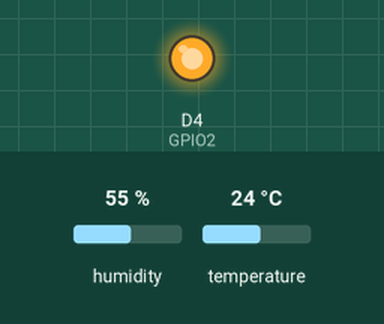
This sketch was run on a simulated ESP8266 (NodeMCU). Shown: output pins drawn as LEDs (lit = HIGH). Inputs (shaded band) come from the test bench; at power-on: humidity 55 %, temperature 24 °C. No radio packets arrive unless stated; what the sketch prints to the serial monitor is not drawn.

Above: at 1.06 s.
At 16.0 s:
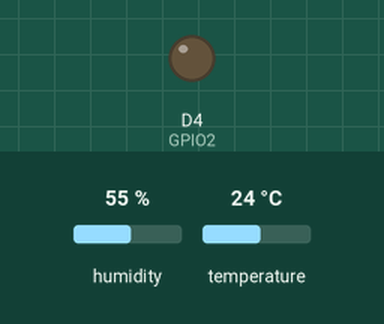
Timing chart, 0 to 40.1 s (numbered marks = the images above):
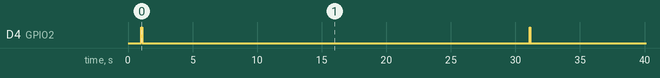

Measured:
- by itself, D4 (GPIO2): alternates HIGH for 0.06 s and LOW for 30.0 s

The sketch:

lora_sender.ino
```cpp
#include <SPI.h>
#include <LoRa.h>
#include "DHTesp.h"

DHTesp dht;

uint8_t counter = 0;

void setup() {
  dht.setup(D0, DHTesp::DHT22);

  pinMode(D4, OUTPUT); //GPIO2, blue led
  digitalWrite(D4, LOW);

  Serial.begin(115200);
  while (!Serial);

  Serial.println("LoRa Sender");
  LoRa.setPins(D8, D3, D2); // ss (10), reset (9), dio0 (2) (must be interrupt capable via attachInterrupt(...))

  if (!LoRa.begin(868E6)) {
    Serial.println("Starting LoRa failed!");
    while (1);
  }

  LoRa.setSignalBandwidth(125E3);
  //LoRa.setSpreadingFactor(7); // 7-12 (6 is special case) (page 27)
  LoRa.setSpreadingFactor(10);
  LoRa.setCodingRate4(8);
  //LoRa.setTxPower(2); // PA_BOOST: 2-20, 0dBm...20dBm, RegPaDac (0x4D) bits 2-0, RegOcp (0x0B) bit 0-5
  LoRa.setTxPower(10);
  // https://www.mouser.com/datasheet/2/761/down-767039.pdf
  // register table summary: page 90
  // lora mode registers: 108 ->
  // PacketMode: RegPacketConfig 1 (0x30) bit 7 (PacketFormat) = 1 (Variable length packet)
  LoRa.enableCrc(); // CRC: RegModemConfig 2 (0x1E) Bit 2 (RxPayloadCrcOn) = 1 (page 30)

  LoRa.setSyncWord(0x77);

  LoRa.dumpRegisters(Serial);

  delay(1000);
}

void loop() {
  float temperature = dht.getTemperature();
  float humidity = dht.getHumidity();
  int16_t t = 32767;
  int16_t h = 32767;

  Serial.print("Sending packet: ");
  Serial.println(counter);
  Serial.println(temperature);
  Serial.println(humidity);

  if (!isnan(temperature) && !isnan(humidity)) {
    t = temperature * 10.0;
    h = humidity * 10.0;
  }
  Serial.println(t);
  Serial.println(h);

  // send packet
  digitalWrite(D4, HIGH);
  LoRa.beginPacket(); //0 = ExplicitHeaderModeOn, 1 = ImplicitHeaderModeOn
  // ExplicitHeaderModeOn: RegModemConfig 1 (0x1D) Bit 0 (ImplicitHeaderModeOn) = 0 //header includes coding rate and crc (page 29)
  //LoRa.print("McGurk - ");
  LoRa.write(counter);
  LoRa.write((uint8_t*)&t, 2);
  LoRa.write((uint8_t*)&h, 2);
  /*LoRa.write(temperature>>8);
  LoRa.write(temperature&0xff);
  LoRa.write(humidity>>8);
  LoRa.write(humidity&0xff);*/
  //LoRa.print("hello ");
  //LoRa.print(counter);
  LoRa.endPacket();
  digitalWrite(D4, LOW);

  counter++;

  delay(30000);
}
```
